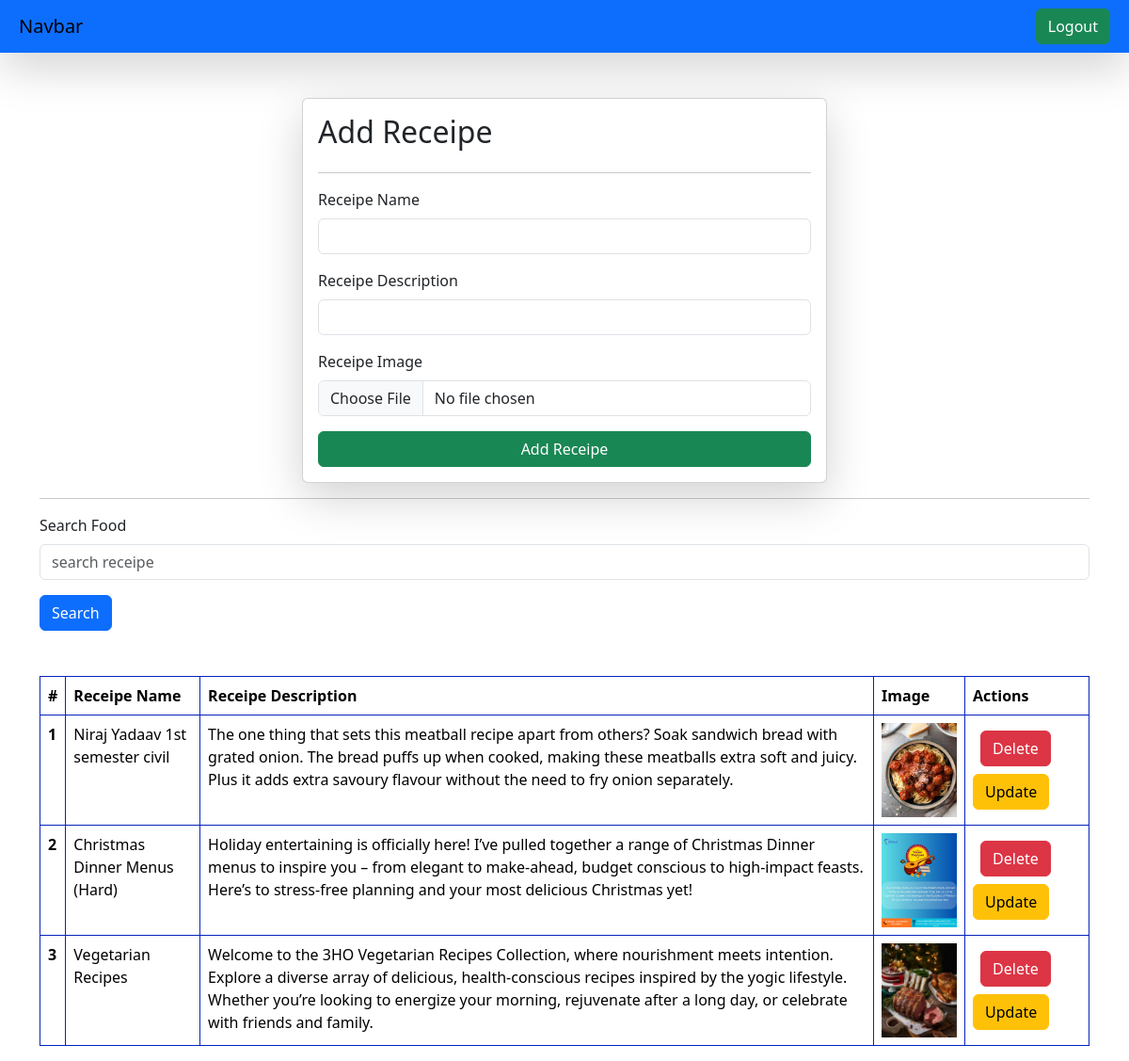
/receipes/ (signed in), run on the app's committed database.
### vege/models.py (models this page shows)
class Receipe(models.Model):
    user = models.ForeignKey(User, on_delete = models.SET_NULL, null = True, blank= True)
    receipe_name = models.CharField(max_length= 100)
    receipe_description = models.TextField()
    receipe_image = models.ImageField(upload_to="receipe")
    receipe_view_count = models.IntegerField(default=1)

### vege/views.py (the view, shortened to what this page needs)
# urls.py: path('receipes/', receipes, name= 'receipes'),
@login_required(login_url='/login/')
def receipes(request):
    if not request.user.is_authenticated:
        return HttpResponse("user is not authenticated")
    queryset = Receipe.objects.all()
    if request.GET.get('search'):
        queryset = queryset.filter(receipe_name__icontains=request.GET.get('search'))
    context = {'receipes': queryset}
    return render(request, "receipes.html", context)

### vege/templates/receipes.html (shortened to what this page needs)
{% extends 'base.html' %} {% block start %}
<div class="container mt-5">
  <form
    class="col-6 mx-auto card p-3 shadow-lg"
    method="post"
    enctype="multipart/form-data"
  >
    <h2>Add Receipe</h2>
    <hr />
    <div class="mb-3">
      <label for="exampleInputEmail1" class="form-label">Receipe Name</label>
      <input
        type="text"
        required="text"
        name="receipe_name"
        class="form-control"
      />
    </div>
    <div class="mb-3">
      <label for="exampleInputPassword1" class="form-label"
        >Receipe Description</label
      >
      <input
        type="text"
        required_type="text"
        name="receipe_description"
        class="form-control"
      />
    </div>
    <div class="mb-3">
      <label for="exampleInputPassword1" class="form-label"
        >Receipe Image</label
      >
      <input type="file" name="receipe_image" class="form-control" />
    </div>
    <button type="submit" class="btn btn-success">Add Receipe</button>
  </form>
  <hr />
  <div class="mt-3">
    <div class="mx-auto-col-6">
      <form>
        <div class="mb-3">
          <label for="exampleInputPassword1" class="form-label"
            >Search Food</label
          >
          <input
            name="search"
            type="text"
            placeholder="search receipe"
            class="form-control"
          />
        </div>
        <button type="submit" class="btn btn-primary">Search</button>
      </form>
    </div>
  </div>
  <table class="table mt-5">
    <thead>
      <tr>
        <th scope="col">#</th>
        <th scope="col">Receipe Name</th>
        <th scope="col">Receipe Description</th>
        <th scope="col">Image</th>
        <th scope="col">Actions</th>
      </tr>
    </thead>
    <tbody>
      {% for receipe in receipes %}
      <tr>
        <th scope="row">{{forloop.counter}}</th>
        <td>{{receipe.receipe_name}}</td>
        <td>{{receipe.receipe_description}}</td>
        <td>
          <img src="/media/{{receipe.receipe_image}}" style="height: 100px" />
        </td>
        <td>
          <a href="/delete_receipe/{{receipe.id}}" class="btn btn-danger m-2">
            Delete
          </a>
          <a href="/update_receipe/{{receipe.id}}" class="btn btn-warning">
            Update
          </a>
        </td>
      </tr>
      {% endfor %}
    </tbody>
  </table>
</div>
{% endblock %}

### home/templates/base.html (shortened to what this page needs)
<!DOCTYPE html>
<html lang="en">
  <head>
    <link
      href="https://cdn.jsdelivr.net/npm/bootstrap@5.3.8/dist/css/bootstrap.min.css"
      rel="stylesheet"
    />
  </head>
  <body>
    <nav class="navbar dark p-2 bg-primary shadow-lg">
      <div class="container-fluid">
        <a class="navbar-brand">Navbar</a>
        <form class="d-flex" role="search">
          {% if request.user.is_authenticated %}
          <a href="/logout/" class="btn btn-success" type="submit"> Logout </a>
          {% else %}
          <a href="/login/" class="btn btn-success" type="submit"> Login </a>
          {% endif %}
        </form>
      </div>
    </nav>
    {% block start %} {% endblock %}
  </body>
</html>

### home/templates/base.html (style rules this page uses)
table, th, td { border: 1px solid rgb(6, 36, 189); }

### data on the page
Receipe: receipe_name "Niraj Yadaav 1st semester civil", receipe_description "The one thing that sets this meatball recipe apart from others? Soak sandwich bread with grated onion. The bread puffs up when cooked, making these meatballs extra soft and juicy. Plus it adds extra savoury flavour without the need to fry onion separately.", receipe_image (picture)
Receipe: receipe_name "Christmas Dinner Menus (Hard)", receipe_description "Holiday entertaining is officially here! I’ve pulled together a range of Christmas Dinner menus to inspire you – from elegant to make-ahead, budget conscious to high-impact feasts. Here’s to stress-free planning and your most delicious Christmas yet!", receipe_image (picture)
Receipe: receipe_name "Vegetarian Recipes", receipe_description "Welcome to the 3HO Vegetarian Recipes Collection, where nourishment meets intention. Explore a diverse array of delicious, health-conscious recipes inspired by the yogic lifestyle. Whether you’re looking to energize your morning, rejuvenate after a long day, or celebrate with friends and family.", receipe_image (picture)
